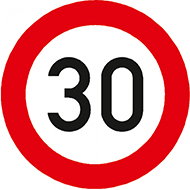
#> input picture Verkehrsschilderkenner/30_ref.jpg, 190 x 190 px
$ jupyter execute sift_example.ipynb
#> lines starting #> are read from the running program, lines starting #| are printed output that depends on the picture
[cell 1]
import cv2
import matplotlib.pyplot as plt
from skimage.transform import rotate
import numpy as np

[cell 2]
# read images
img1 = cv2.imread('Verkehrsschilderkenner/30_ref.jpg')
#> img1 is the input picture: shape (190, 190, 3); mean B, G, R 148.3, 144.2, 223.9
img2 = cv2.imread('Verkehrsschilderkenner/30_test_cut.jpg')
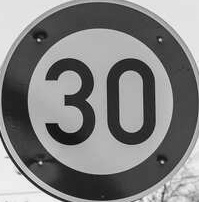
#> input picture Verkehrsschilderkenner/30_test_cut.jpg, 199 x 202 px
#> img2 is the input picture: shape (202, 199, 3); min 1, max 246, mean 128.5

img1 = cv2.cvtColor(img1, cv2.COLOR_BGR2GRAY)
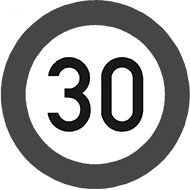
#> img1: shape (190, 190); min 0, max 255, mean 168.5
img2 = cv2.cvtColor(img2, cv2.COLOR_BGR2GRAY)
#> img2: shape (202, 199)
img2 = rotate(img2, 25, False)
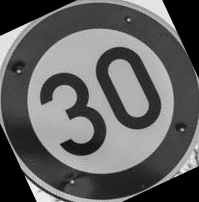
#> img2: shape (202, 199) float64; min 0, max 0.954, mean 0.386
img2 = cv2.normalize(img2, None, 0, 255, cv2.NORM_MINMAX).astype('uint8')

#sift
sift = cv2.SIFT_create()
#sift = cv2.ORB_create()


keypoints_1, descriptors_1 = sift.detectAndCompute(img1,None)
#> keypoints_1 = 23 keypoints; strongest (x, y, size): (55, 118, 8.6), (55, 70, 8.5), (68, 93, 6.7), (122, 78, 12.3)
keypoints_2, descriptors_2 = sift.detectAndCompute(img2,None)
#> keypoints_2 = 150 keypoints; strongest (x, y, size): (34, 189, 5), (70, 146, 9.5), (72, 182, 2), (19, 71, 2)

img_3 = cv2.drawKeypoints(img1,keypoints_1,img1)
plt.imshow(img_3)
plt.show()
img_4 = cv2.drawKeypoints(img2,keypoints_2,img1)
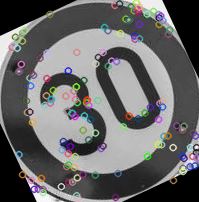
#> img_4: shape (202, 199, 3); mean of channels 0, 1, 2 103.6, 103.1, 103.6; drawn as B, G, R
plt.imshow(img_4)
plt.show()
len(keypoints_1), len(keypoints_2)
#> Out = (23, 150)

[cell 3]
#feature matching
bf = cv2.BFMatcher(cv2.NORM_L1, crossCheck=True)

matches = bf.match(descriptors_1,descriptors_2)
#> matches = 11 matches
matches = sorted(matches, key = lambda x:x.distance)

img3 = cv2.drawMatches(img1, keypoints_1, img2, keypoints_2, matches, img2, flags=2)
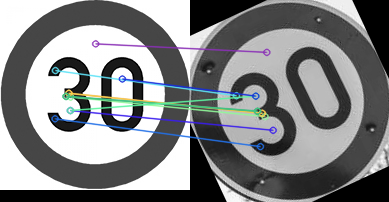
#> img3: shape (202, 389, 3); mean of channels 0, 1, 2 131.3, 130.3, 128.5; drawn as B, G, R
plt.imshow(img3),plt.show()

[cell 4]
print(len(matches))
#| 11
